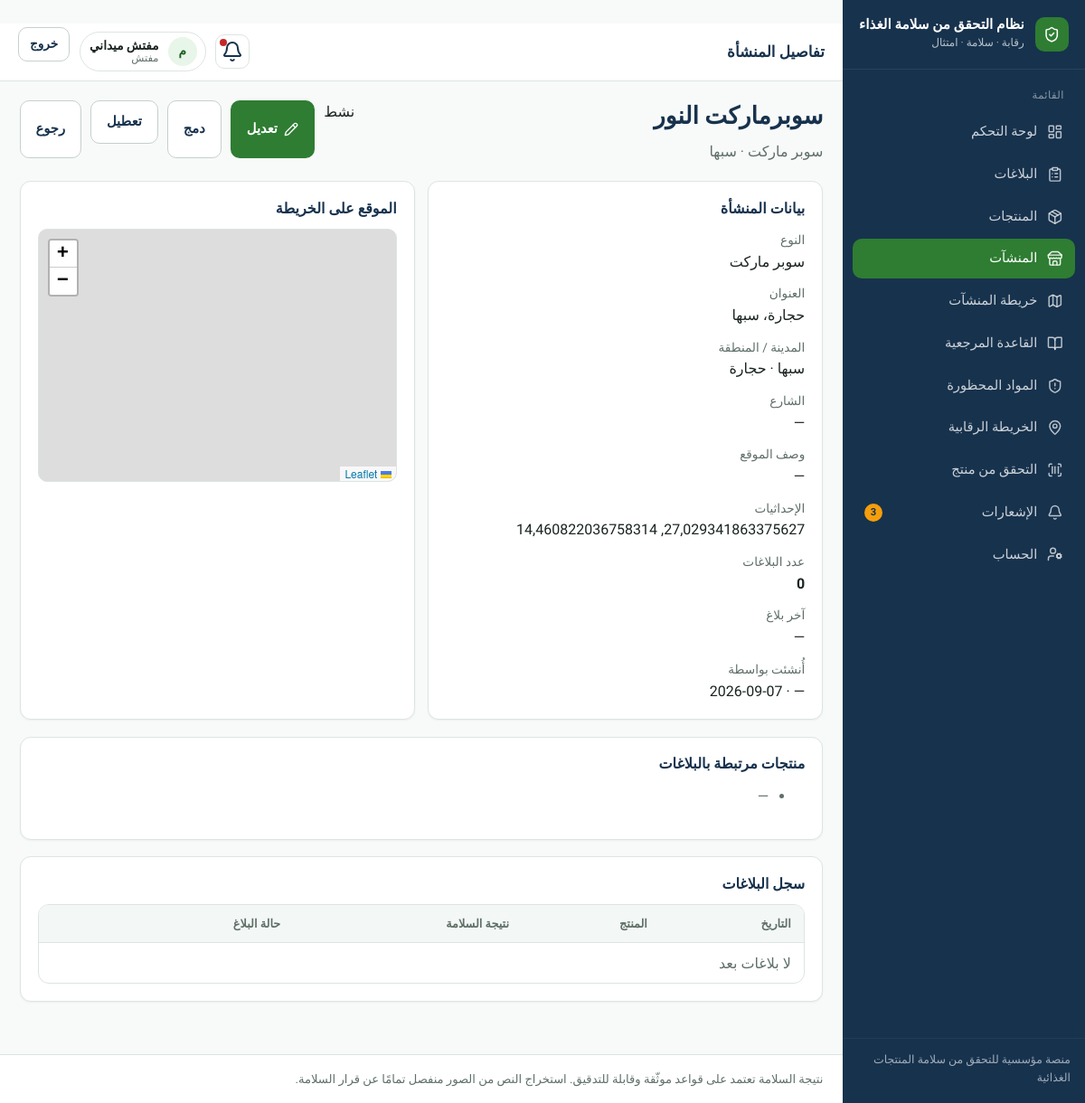
The page /stores/9756cda1-6bfb-4838-b899-2b8bf14c1031/ (signed in) on the database its author committed.
### apps/accounts/models.py (models this page shows, shortened)
class User(AbstractUser):
    id = models.UUIDField(primary_key=True, default=uuid.uuid4, editable=False)
    full_name = models.CharField("الاسم الكامل", max_length=150, blank=True)
    phone = models.CharField("الهاتف", max_length=20, blank=True, null=True, unique=True)
    role = models.CharField(
        max_length=32,
        choices=Role.choices,
        default=Role.USER,
        db_index=True,
    )
    preferred_language = models.CharField(
        max_length=2,
        choices=[("ar", "العربية"), ("en", "English")],
        default="ar",
    )
    is_active = models.BooleanField(default=True)
    class Meta:
        verbose_name = "مستخدم"
        verbose_name_plural = "المستخدمون"
        ordering = ["-date_joined"]
    @property
    def can_manage_stores(self):
        return self.role in {Role.ADMIN, Role.INSPECTOR}

### apps/stores/models.py (models this page shows, shortened)
class Store(models.Model):
    class Status(models.TextChoices):
        NEW = "NEW", "جديد"
        ACTIVE = "ACTIVE", "نشط"
        UNDER_REVIEW = "UNDER_REVIEW", "قيد المراجعة"
        VERIFIED = "VERIFIED", "معتمد"
        INACTIVE = "INACTIVE", "غير نشط"
    class EstablishmentType(models.TextChoices):
        GROCERY = "GROCERY", "بقالة"
        SUPERMARKET = "SUPERMARKET", "سوبر ماركت"
        BAKERY = "BAKERY", "مخبز"
        RESTAURANT = "RESTAURANT", "مطعم"
        CAFE = "CAFE", "مقهى"
        SWEETS = "SWEETS", "محل حلويات"
        BUTCHER = "BUTCHER", "جزارة"
        FOOD_SHOP = "FOOD_SHOP", "محل مواد غذائية"
        FACTORY = "FACTORY", "مصنع أغذية"
        WAREHOUSE = "WAREHOUSE", "مستودع مواد غذائية"
        FAST_FOOD = "FAST_FOOD", "مطعم وجبات سريعة"
        JUICE = "JUICE", "محل عصائر"
        OTHER = "OTHER", "أخرى"
    id = models.UUIDField(primary_key=True, default=uuid.uuid4, editable=False)
    name = models.CharField("اسم المنشأة", max_length=200, db_index=True)
    name_normalized = models.CharField(max_length=200, blank=True, db_index=True)
    owner_name = models.CharField(max_length=200, blank=True)
    phone = models.CharField(max_length=20, blank=True)
    address = models.TextField("العنوان", blank=True)
    city = models.CharField("المدينة", max_length=100, blank=True, db_index=True)
    district = models.CharField("المنطقة", max_length=100, blank=True)
    street = models.CharField("الشارع", max_length=200, blank=True)
    location_description = models.CharField("وصف الموقع", max_length=255, blank=True)
    latitude = models.FloatField(null=True, blank=True)
    longitude = models.FloatField(null=True, blank=True)
    establishment_type = models.CharField(
        "نوع المنشأة",
        max_length=32,
        choices=EstablishmentType.choices,
        blank=True,
        db_index=True,
    )
    custom_type = models.CharField(
        "نوع مخصص",
        max_length=100,
        blank=True,
        help_text="يُستخدم عند اختيار «أخرى»",
    )
    business_type = models.CharField(max_length=100, blank=True)
    license_number = models.CharField(max_length=100, blank=True)
    status = models.CharField(
        max_length=20,
        choices=Status.choices,
        default=Status.NEW,
        db_index=True,
    )
    merged_into = models.ForeignKey(
        "self",
        on_delete=models.SET_NULL,
        null=True,
        blank=True,
        related_name="merged_from",
    )
    created_by = models.ForeignKey(
        settings.AUTH_USER_MODEL,
        on_delete=models.SET_NULL,
        null=True,
        blank=True,
        related_name="stores_created",
    )
    updated_by = models.ForeignKey(
        settings.AUTH_USER_MODEL,
        on_delete=models.SET_NULL,
        null=True,
        blank=True,
        related_name="stores_updated",
    )
    created_at = models.DateTimeField(auto_now_add=True)
    updated_at = models.DateTimeField(auto_now=True)
    class Meta:
        ordering = ["name"]
        indexes = [
            models.Index(fields=["latitude", "longitude"]),
            models.Index(fields=["status", "establishment_type"]),
        ]
    @property
    def type_display(self) -> str:
        if self.establishment_type == self.EstablishmentType.OTHER and self.custom_type:
            return self.custom_type
        if self.establishment_type:
            return self.get_establishment_type_display()
        return self.business_type or "—"

### apps/stores/views.py (the view)
# urls.py: path("<uuid:store_id>/", views.store_detail, name="detail"),
@login_required
@require_GET
def store_detail(request, store_id):
    store = get_object_or_404(Store, id=store_id)
    complaints = (
        Complaint.objects.filter(store=store)
        .select_related("product", "reporter")
        .order_by("-created_at")
    )
    last = complaints.first()
    products = []
    seen = set()
    for c in complaints:
        if c.product_id and c.product_id not in seen:
            seen.add(c.product_id)
            products.append(c.product)
    last_status = None
    if last and last.safety_result:
        last_status = last.safety_result.get("product_status")
    return render(
        request,
        "stores/detail.html",
        {
            "store": store,
            "complaints": complaints[:50],
            "complaint_count": complaints.count(),
            "last_complaint": last,
            "last_safety_status": last_status,
            "products": products[:20],
            "can_manage": _can_manage(request.user),
        },
    )

### apps/core/context_processors.py (called while the page is built)
def _item(label, url_name, icon, match_prefixes=None):
    return {
        "label": label,
        "url_name": url_name,
        "icon": icon,
        "match_prefixes": match_prefixes or [],
    }

### apps/stores/views.py (called while the page is built)
def _can_manage(user) -> bool:
    return user.is_authenticated and user.can_manage_stores

### templates/stores/detail.html (shortened to what this page needs)
﻿{% extends "base.html" %}
{% load static %}
{% block topbar_title %}تفاصيل المنشأة{% endblock %}
{% block extra_head %}
<link rel="stylesheet" href="https://unpkg.com/leaflet@1.9.4/dist/leaflet.css">
{% endblock %}
{% block content %}
<div class="page-header">
  <div>
    <h1>{{ store.name }}</h1>
    <p class="lead">{{ store.type_display }}{% if store.city %} · {{ store.city }}{% endif %}</p>
  </div>
  <div class="actions">
    <span class="badge">{{ store.get_status_display }}</span>
    {% if can_manage %}
      <a class="btn btn-primary" href="{% url 'stores:edit' store.id %}"><i data-lucide="pencil"></i> تعديل</a>
      <a class="btn btn-secondary" href="{% url 'stores:merge' store.id %}">دمج</a>
      {% if store.status != "INACTIVE" %}
      <form method="post" action="{% url 'stores:deactivate' store.id %}" style="display:inline" onsubmit="return confirm('تعطيل المنشأة؟');">
        <button class="btn btn-secondary" type="submit">تعطيل</button>
      </form>
      {% endif %}
    {% endif %}
    <a class="btn btn-secondary" href="{% url 'stores:list' %}">رجوع</a>
  </div>
</div>
<div class="grid-2 panel">
  <section class="card">
    <h2 class="card-title">بيانات المنشأة</h2>
    <div class="stack" style="margin-top:0.85rem">
      <div><span class="muted small">النوع</span><div>{{ store.type_display }}</div></div>
      <div><span class="muted small">العنوان</span><div>{{ store.address|default:"—" }}</div></div>
      <div><span class="muted small">المدينة / المنطقة</span><div>{{ store.city|default:"—" }}{% if store.district %} · {{ store.district }}{% endif %}</div></div>
      <div><span class="muted small">الشارع</span><div>{{ store.street|default:"—" }}</div></div>
      <div><span class="muted small">وصف الموقع</span><div>{{ store.location_description|default:"—" }}</div></div>
      <div><span class="muted small">الإحداثيات</span>
        <div>{% if store.latitude %}{{ store.latitude }}, {{ store.longitude }}{% else %}—{% endif %}</div>
      </div>
      <div><span class="muted small">عدد البلاغات</span><div><strong>{{ complaint_count }}</strong></div></div>
      <div><span class="muted small">آخر بلاغ</span>
        <div>
          {% if last_complaint %}
            {{ last_complaint.created_at|date:"Y-m-d H:i" }}
            {% if last_safety_status %} · {{ last_safety_status }}{% endif %}
          {% else %}—{% endif %}
        </div>
      </div>
      <div><span class="muted small">أُنشئت بواسطة</span><div>{{ store.created_by|default:"—" }} · {{ store.created_at|date:"Y-m-d" }}</div></div>
    </div>
  </section>
  <section class="card">
    <h2 class="card-title">الموقع على الخريطة</h2>
    {% if store.latitude and store.longitude %}
      <div id="map" style="height:280px;margin-top:0.75rem;border-radius:10px"></div>
    {% else %}
      <p class="muted" style="margin-top:0.85rem">لا إحداثيات مسجّلة.</p>
    {% endif %}
  </section>
</div>
<section class="card panel">
  <h2 class="card-title">منتجات مرتبطة بالبلاغات</h2>
  <ul style="margin-top:0.75rem">
    {% for p in products %}
      <li>{{ p.name_ar }}{% if p.barcode %} <span class="muted">({{ p.barcode }})</span>{% endif %}</li>
    {% empty %}<li class="muted">—</li>{% endfor %}
  </ul>
</section>
<section class="card panel">
  <h2 class="card-title">سجل البلاغات</h2>
  <div class="table-wrap" style="margin-top:0.75rem">
    <table class="table">
      <thead>
        <tr><th>التاريخ</th><th>المنتج</th><th>نتيجة السلامة</th><th>حالة البلاغ</th><th></th></tr>
      </thead>
      <tbody>
        {% for c in complaints %}
        <tr>
          <td>{{ c.created_at|date:"Y-m-d H:i" }}</td>
          <td>{{ c.product.name_ar|default:"—" }}</td>
          <td>{{ c.safety_result.product_status|default:"—" }}</td>
          <td>{{ c.get_status_display }}</td>
          <td><a href="{% url 'complaints:detail' c.id %}">فتح</a></td>
        </tr>
        {% empty %}
        <tr><td colspan="5" class="muted">لا بلاغات بعد</td></tr>
        {% endfor %}
      </tbody>
    </table>
  </div>
</section>
{% endblock %}

### templates/base.html (shortened to what this page needs)
{% load static %}
<!DOCTYPE html>
<html lang="ar" dir="rtl">
<head>
  <link rel="stylesheet" href="{% static 'css/design-system.css' %}">
  {% block extra_head %}{% endblock %}
</head>
<body class="{% block body_class %}{% endblock %}">
{% if use_app_shell %}
  <div class="app-shell">
    <aside class="sidebar" id="sidebar">
      <a class="sidebar-brand" href="{% url 'core:home' %}">
        <span class="brand-mark" aria-hidden="true"><i data-lucide="shield-check"></i></span>
        <span class="brand-text">
          <strong>{{ app_name_ar }}</strong>
          <span>رقابة · سلامة · امتثال</span>
        </span>
      </a>
      <nav class="sidebar-nav" aria-label="القائمة الرئيسية">
        <div class="nav-section">
          <div class="nav-section-title">القائمة</div>
          {% for item in nav_items %}
            <a class="nav-link {% if item.active %}active{% endif %}" href="{{ item.url }}">
              <i data-lucide="{{ item.icon }}"></i>
              <span>{{ item.label }}</span>
              {% if item.url_name == 'notifications:list' and unread_notifications %}
                <span class="nav-badge">{{ unread_notifications }}</span>
              {% endif %}
            </a>
          {% endfor %}
        </div>
      </nav>
      <div class="sidebar-footer">منصة مؤسسية للتحقق من سلامة المنتجات الغذائية</div>
    </aside>
    <div class="main-wrap">
      <header class="topbar">
        <div class="topbar-left">
          <div class="page-title-top">{% block topbar_title %}{{ app_name_ar }}{% endblock %}</div>
        </div>
        <div class="topbar-right">
          <a class="icon-btn" href="{% url 'notifications:list' %}" title="الإشعارات" aria-label="الإشعارات">
            <i data-lucide="bell"></i>
            {% if unread_notifications %}<span class="dot"></span>{% endif %}
          </a>
          <div class="user-chip">
            <span class="user-avatar">{{ user.full_name|default:user.username|make_list|first|upper }}</span>
            <span class="user-meta">
              <strong>{{ user.full_name|default:user.username }}</strong>
              <span>{{ user.get_role_display }}</span>
            </span>
          </div>
          <form method="post" action="{% url 'accounts:logout' %}">
            <button class="btn btn-secondary btn-sm" type="submit">خروج</button>
          </form>
        </div>
      </header>
{% endif %}
      <main class="content"{% if not use_app_shell %} style="max-width:1100px;margin:0 auto"{% endif %}>
        {% block content %}{% endblock %}
      </main>
{% if use_app_shell %}
      <footer class="app-footer">
        نتيجة السلامة تعتمد على قواعد موثّقة وقابلة للتدقيق. استخراج النص من الصور منفصل تمامًا عن قرار السلامة.
      </footer>
    </div>
  </div>
{% else %}
  </div>
{% endif %}
</body>
</html>

### rows shown on the page
User: full_name|make_list "م", full_name "مفتش ميداني", role "مفتش"
Store: name "سوبرماركت النور", type_display "سوبر ماركت", city "سبها", status "نشط", address "حجارة، سبها", district "حجارة", street "—", location_description "—", latitude "27,029341863375627", longitude "14,460822036758314", created_by "—", created_at "2026-09-07"

### other values the page prints
{{ app_name_ar }} "نظام التحقق من سلامة الغذاء"
{{ item.label }} "لوحة التحكم" "البلاغات" "المنتجات" "المنشآت" "خريطة المنشآت" "القاعدة المرجعية" "المواد المحظورة" "الخريطة الرقابية" "التحقق من منتج" "الإشعارات" "الحساب"
{{ unread_notifications }} "3"
{{ complaint_count }} "0"
